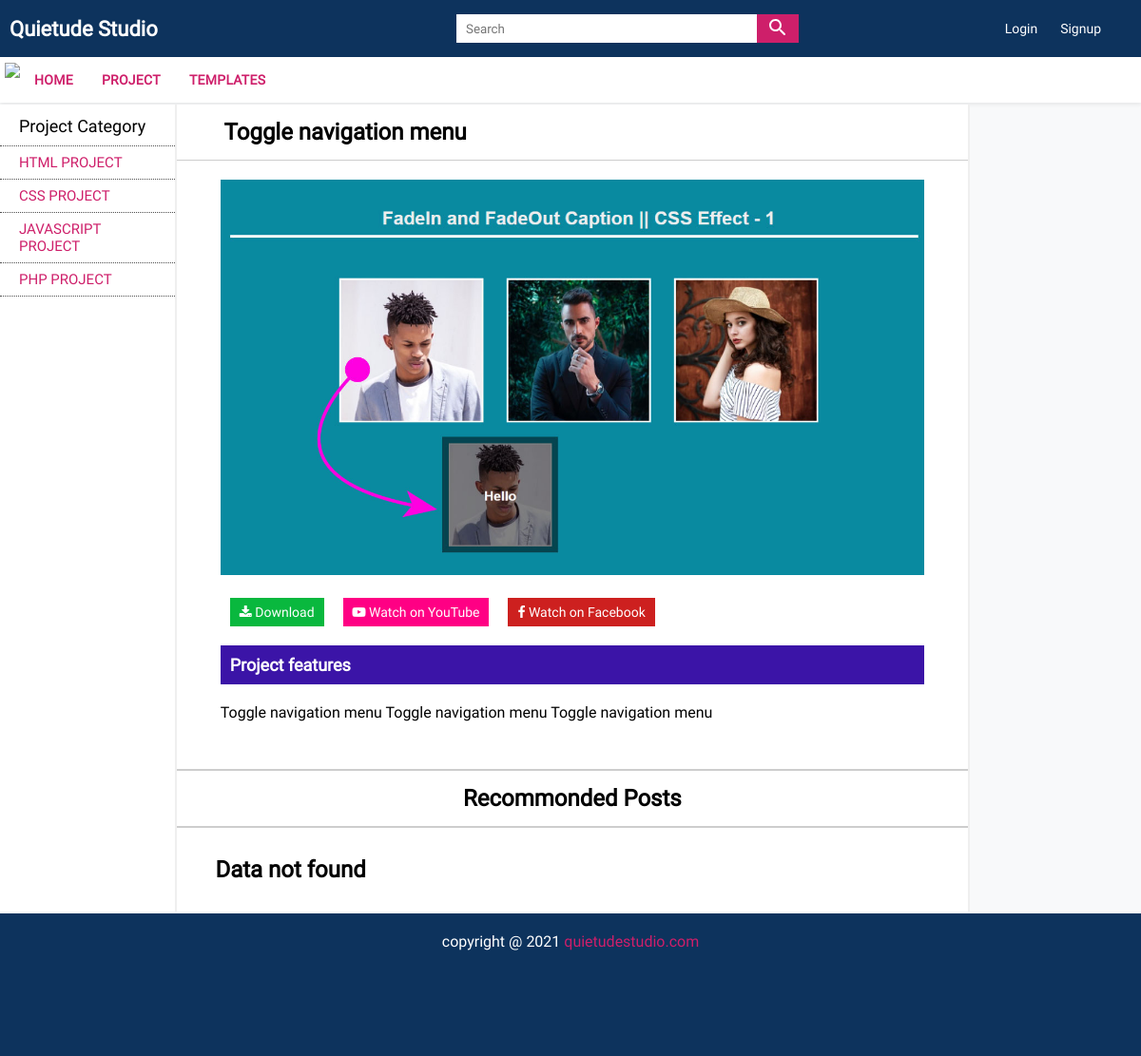
The page /projects-details.php?postId=toggle-navigation-menu on the database its author committed.
### tables this page shows
CREATE TABLE `menus` (
  `menu_id` int(11) NOT NULL,
  `menu_name` varchar(100) NOT NULL,
  `menu_slug` varchar(100) NOT NULL,
  `menu_status` tinyint(4) NOT NULL DEFAULT 1,
  `menu_count` varchar(100) NOT NULL
);

CREATE TABLE `categories` (
  `category_id` int(11) NOT NULL,
  `category_name` varchar(150) NOT NULL,
  `category_slug` varchar(150) NOT NULL,
  `category_count` varchar(500) NOT NULL,
  `category_status` tinyint(4) NOT NULL DEFAULT 1,
  `category_menu` varchar(150) NOT NULL
);

CREATE TABLE `posts` (
  `post_id` int(11) NOT NULL,
  `post_title` varchar(200) NOT NULL,
  `post_slug` varchar(200) NOT NULL,
  `post_desc` text NOT NULL,
  `post_fb_link` varchar(200) NOT NULL,
  `post_yt_link` varchar(200) NOT NULL,
  `post_price` varchar(100) NOT NULL,
  `post_type` int(11) NOT NULL,
  `post_image` varchar(100) NOT NULL,
  `post_file` varchar(100) NOT NULL,
  `post_img_alt` varchar(50) NOT NULL,
  `post_img_title` varchar(50) NOT NULL,
  `post_meta_title` varchar(150) NOT NULL,
  `post_meta_desc` varchar(200) NOT NULL,
  `post_meta_key` varchar(200) NOT NULL,
  `post_menu` varchar(100) NOT NULL,
  `post_cate` varchar(200) NOT NULL,
  `post_status` tinyint(4) NOT NULL DEFAULT 1
);

### admin/config.inc.php (called while the page is built, shortened)
<?php
 $baseUrl = "http://localhost/quietude";
?>

### admin/functions.inc.php (called while the page is built, shortened)
<?php
function validate_data($conn,$data){
    $data = trim($data);
    $data = mysqli_real_escape_string($conn,$data);
    $data = htmlentities($data);
    return $data;
}
  function select($conn,$table1,$table2="",$col1="",$col2="",$order="",$where="",$nameCond="",$offset="",$limit=""){
    $query = "SELECT * FROM $table1";
    if(!empty($where)){
        $query .= " WHERE $where = $nameCond";
    }
    if(!empty($order)){
        $query .= " ORDER BY $order DESC";
    }
    $selectQuery = mysqli_query($conn,$query) or die("Select data query failed");
    return $selectQuery;
}
?>

### projects-details.php (the view, shortened to what this page needs)
<?php
 require_once("header.inc.php");
?>
<div class="wrapper">
    <div class="MainContent">
        <?php  require_once("left-sidebar.inc.php"); ?>
    <?php
      if(isset($_GET['postId'])){
          $postId = validate_data($conn,$_GET['postId']);
          $select = select($conn,"posts","","","","","post_slug","'$postId'","","");
          if($select){
              $rows = mysqli_fetch_assoc($select);
    ?>
    <section class="ContentSection">
        <h1 class="TopicHeading"><?php echo $rows['post_title']; ?></h1>
        <article class="contentDetailPage">
           <div class="projDetailSection">
               <img src="images\<?php echo $rows['post_image']; ?>" class="image" alt="<?php echo $rows['post_img_alt']; ?>" title="<?php echo $rows['post_img_title']; ?>">
               <div class="detailActionBtns">
                   <a href="download.php?downloadFile=<?php echo $rows['post_id']; ?>" class="button"><i class="fa fa-download"></i> Download</a>
                   <a href="<?php echo $rows['post_yt_link']; ?>" target="_blank" class="button"><i class="fa fa-youtube-play"></i> Watch on YouTube</a>
                   <a href="<?php echo $rows['post_fb_link']; ?>" target="_blank" class="button"><i class="fa fa-facebook"></i> Watch on Facebook</a>
               </div>
               <div class="projDesction">
                   <h2 class="projectHeader">Project features</h2>
                   <div class="description">
                   <p><?php echo $rows['post_desc']; ?></p>
                </div>
               </div>
           </div>
        </article>
        <h1 class="recommondedHeading">Recommonded Posts</h1>
        <div class="recommondedProj">
            <?php
                if(isset($_GET['cateId'])){
                    $cateId = validate_data($conn,$_GET['cateId']);
                    displayProjects($conn,"post_cate","'$cateId'","","");
                    }else{
                    displayProjects($conn,"post_menu","'$menuId'","","");
                }
            ?>
        </div>
    </section>
    <?php } } ?>
    </div>
    <?php require_once("right-sidebar.inc.php"); ?>
    <?php require_once("footer.inc.php"); ?>

### header.inc.php (shortened to what this page needs)
<?php
  require_once("admin/config.inc.php");
  require_once("admin/functions.inc.php");
  require_once("functions.php");
   ?>
<!DOCTYPE html>
<html lang="en">
<head>
    <link rel="stylesheet" href="css/common.css">
    <link rel="stylesheet" href="css/main.css">
    <link rel="stylesheet" href="css/responsive.css">
    <link rel="stylesheet" href="https://stackpath.bootstrapcdn.com/font-awesome/4.7.0/css/font-awesome.min.css">
</head>
<body>
    <header class="header">
        <div class="HeaderLogo"><a href="<?php echo $baseUrl; ?>">Quietude Studio</a></div>
        <div class="SearchBar">
            <form action="search.php">
                <div class="InputBox">
                    <input type="search" name="s" placeholder="Search" autocomplete="off">
                    <button type="submit"><img src="icons\search_white_24dp.svg"></button>
                </div>
            </form>
        </div>
        <div class="UserJoinBox">
            <?php
              if(isset($_SESSION['LOGIN_EMAIL'])){
                 echo '<a href="javascript:void(0)" class="LoginBtn">Hello '.$_SESSION['LOGIN_FNAME'].'</a>
                       <a href="timeout.php" class="SignupBtn">Logout</a>';
              }else{
                echo '<a href="login.php" class="LoginBtn">Login</a>
                      <a href="registration.php" class="SignupBtn">Signup</a>';
              }
            ?>
        </div>
    </header>
<nav class="navigation">
    <ul class="NavItems">
        <span class="CloseNave"><img src="icons\close_white_24dp.svg"></span>
        <li><a href="<?php echo $baseUrl; ?>">Home</a></li>
        <?php
          $select = select($conn,"menus","","","","","","","","");
          if(mysqli_num_rows($select)>0){
              while($rows = mysqli_fetch_assoc($select)){
                  echo '<li><a href="'.$rows['menu_slug'].'">'.$rows['menu_name'].'</a></li>';
              }
          }
        ?>
    </ul>
</nav>

### left-sidebar.inc.php
    <aside class="LeftSidebar">
    <span class="SidebarCategory">Project Category</span>
    <ul>
        <?php
        if(isset($_GET['menuId'])){
            $menuId = validate_data($conn,$_GET['menuId']);
            if(isset($_GET['cateId'])){
                $cateId = validate_data($conn,$_GET['cateId']);
                $select = select($conn,"categories","","","","","category_menu","'$menuId'","","");
                if(mysqli_num_rows($select)>0){
                    while($rows = mysqli_fetch_assoc($select)){
                        if($rows['category_slug'] == $cateId){
                            $bgClass = "background-color: #001E6C !important; color: white;";
                        }else{
                            $bgClass = "";
                        }
                        echo '<li><a href="'.$rows['category_menu'].'/'.$rows['category_slug'].'" style="'.$bgClass.'">'.$rows['category_name'].'</a></li>';
                    }
                }else{
                       echo "<li><a href='javascript:void(0)'>Category not found</a></li>";
                }
            }else{
                $select = select($conn,"categories","","","","","category_menu","'$menuId'","","");
                if(mysqli_num_rows($select)>0){
                    while($rows = mysqli_fetch_assoc($select)){
                        echo '<li><a href="'.$rows['category_menu'].'/'.$rows['category_slug'].'">'.$rows['category_name'].'</a></li>';
                    }
                }else{
                       echo "<li><a href='javascript:void(0)'>Category not found</a></li>";
                }
            }
        }else{
            $select = select($conn,"categories","","","","","","","","");
            if(mysqli_num_rows($select)>0){
                while($rows = mysqli_fetch_assoc($select)){
                    echo '<li><a href="'.$rows['category_menu'].'/'.$rows['category_slug'].'">'.$rows['category_name'].'</a></li>';
                }
            }else{
                   echo "<li><a href='javascript:void(0)'>Category not found</a></li>";
            }
        }
        ?>
    </ul>
</aside>

### css/common.css (style rules this page uses)
:root { --PinkColor: #CE1F6A !important; --BlueColor: #3B14A7 !important; --YellowColor: #FA9905 !important; --BlackColor: #3C2C3E !important; --DarkBlueColor: #0D335D !important; --LightBlackColor: #4d4d4d !important; --LightColor: #f8f9fa !important; --shadow: 0 0.2rem 0.3rem rgba(0, 0, 0, 0.384) !important; --shadow-sm: 0 0.125rem 0.25rem rgba(0, 0, 0, 0.075) !important; --shadow-lg: 0 1rem 3rem rgba(0, 0, 0, 0.175) !important; --shadow-none: none !important; }

### css/main.css (style rules this page uses)
* { font-family: RobotoRegular; padding: 0; margin: 0; box-sizing: border-box; }
body { background-color: var(--LightColor); }
.header { background-color: var(--DarkBlueColor); display: flex; justify-content: space-between; align-items: center; min-height: 60px; width: 100%; }
.HeaderLogo { width: 40%; }
.HeaderLogo a { font-size: 22px; color: #fff; text-decoration: none; font-weight: bold; margin-left: 10px; }
.SearchBar { width: 30%; }
.InputBox { background-color: #fff; height: 30px; display: flex; }
.InputBox input { width: 100%; border: 0; outline: none; padding-left: 10px; }
.InputBox button { border: 0; outline: none; background-color: var(--PinkColor); padding: 0 10px; cursor: pointer; }
.UserJoinBox { width: 30%; display: flex; justify-content: flex-end; padding-right: 30px; }
.UserJoinBox a { display: block; text-decoration: none; color: #ffff; margin: 0 8px; font-size: 14px; padding: 4px; }
.navigation { background-color: #fff; box-shadow: var(--shadow-sm); width: 100%; display: flex; justify-content: flex-start; align-items: center; z-index: 1000; height: 48px; }
.navigation ul { list-style: none; display: flex; margin-left: 5px; padding: 5px 0; }
.navigation ul li a { display: block; padding: 10px; text-decoration: none; margin: 0 5px; text-transform: uppercase; font-size: 14px; font-weight: bold; letter-spacing: 0.02em; color: var(--PinkColor); }
.wrapper { display: flex; }
.MainContent { display: flex; width: 85%; }
.LeftSidebar { width: 18%; }
.SidebarCategory { background-color: #fff; display: block; padding: 10px 10px 10px 20px; text-align: left; font-size: 18px; margin-top: 2px; }
.LeftSidebar { background-color: #fff; margin: 2px 0; }
.LeftSidebar ul { list-style: none; }
.LeftSidebar ul li a { text-decoration: none; color: var(--PinkColor); display: block; padding: 8px 20px; font-size: 15px; text-transform: uppercase; border-bottom: 1px dotted #4d4d4d; transition: all 0.2s ease-in-out; }
.LeftSidebar ul li:first-child { border-top: 1px dotted #4d4d4d; }
.ContentSection { width: 82%; background-color: #ffff; margin: 2px 0; min-height: 100vh; border-left: 2px solid #eeee; border-right: 2px solid #eeee; }
.TopicHeading { border-bottom: 1px solid #4444; padding: 15px 50px; }
.contentDetailPage { width: 98%; margin: 10px auto; padding: 10px; display: flex; justify-content: center; }
.projDetailSection { width: 93%; }
.projDetailSection img { width: 100%; }
.detailActionBtns { padding: 10px; display: flex; margin: 10px 0; }
.detailActionBtns .button { display: block; text-decoration: none; margin: 0 10px; padding: 7px 10px; font-size: 14px; }
.detailActionBtns .button:nth-child(1) { background-color: #09B83E; color: #fff; margin-left: 0; }
.detailActionBtns .button:nth-child(2) { background-color: #FF0084; color: #fff; }
.detailActionBtns .button:nth-child(3) { background-color: #CD201F; color: #fff; }
.projDesction { margin: 10px 0; }
.projDesction .projectHeader { background-color: var(--BlueColor); font-size: 18px; color: #fff; padding: 10px; }
.description p { padding: 20px 0; }
.description { font-size: 16px; }
.recommondedProj { width: 95%; margin: 10px auto; padding: 20px; display: grid; grid-template-columns: repeat(4,1fr); grid-gap: 20px; }
.recommondedHeading { text-align: center; border-bottom: 2px solid #4444; border-top: 2px solid #4444; padding: 15px; }

### rows shown on the page
menus: menu_name "PROJECT"
menus: menu_name "TEMPLATES"
categories: category_name "HTML PROJECT"
categories: category_name "CSS PROJECT"
categories: category_name "JAVASCRIPT PROJECT"
categories: category_name "PHP PROJECT"
posts: post_title "Toggle navigation menu", post_image (picture), post_desc "Toggle navigation menu Toggle navigation menu Toggle navigation menu"
